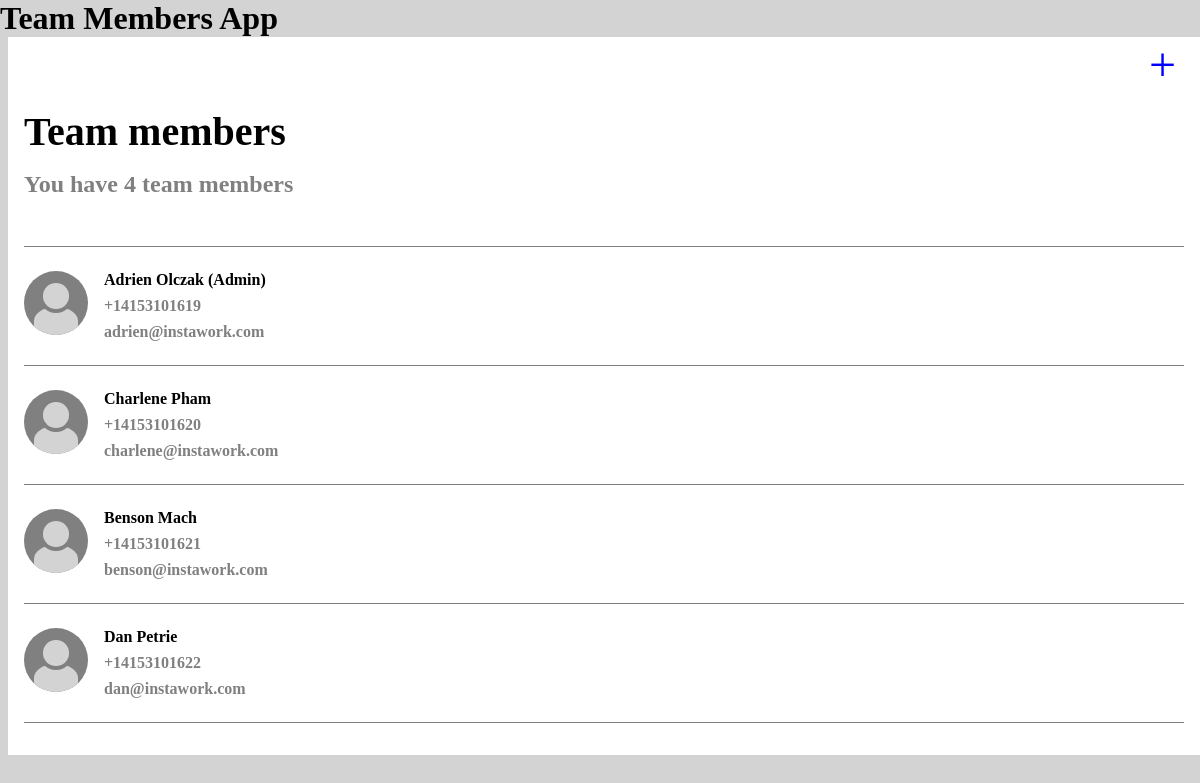
The app's page /, older data.
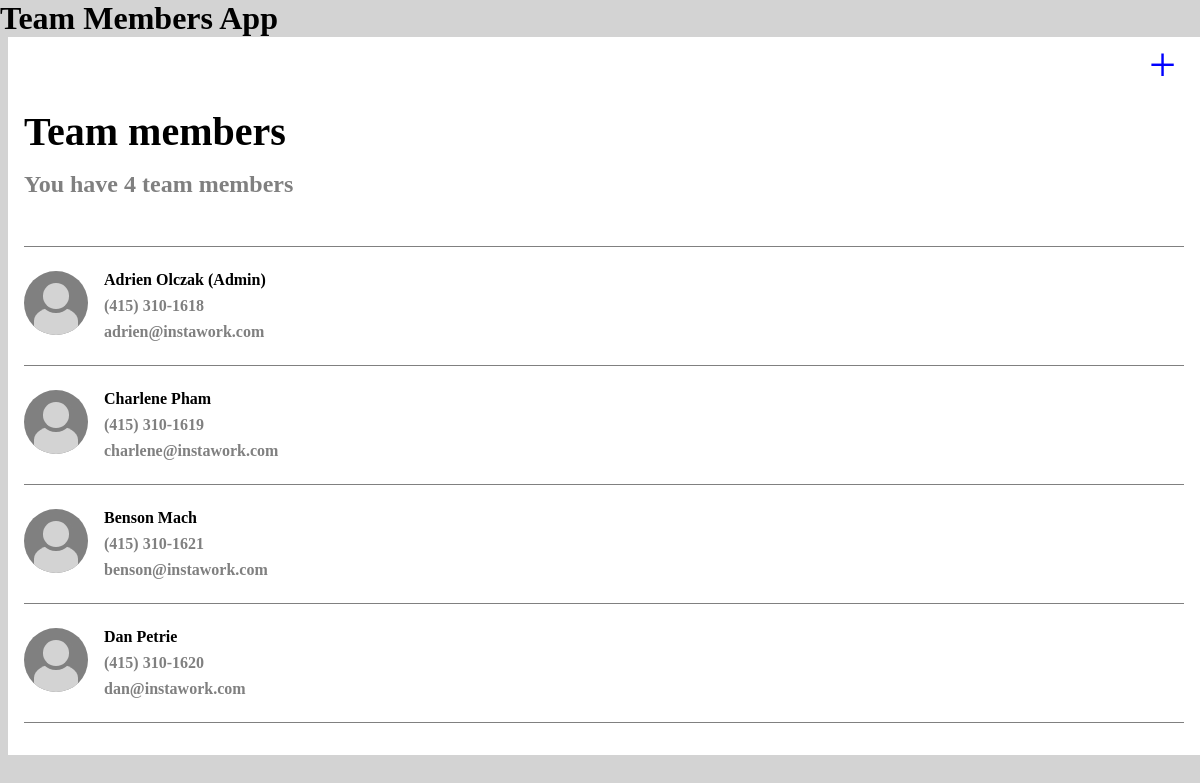
The same page, newer data.
### base/models.py (models this page shows, shortened)
class Member(models.Model):
    first_name = models.CharField(max_length=50)
    last_name = models.CharField(max_length=50)
    email = models.EmailField(max_length = 254)
    phone = PhoneNumberField(null=False, blank=False, unique=True, region='US')
    role = models.CharField(max_length=10, choices=ROLE_CHOICE, default=1)
    updated = models.DateTimeField(auto_now=True)
    created = models.DateTimeField(auto_now_add=True)
    class Meta:
        ordering = ['updated', 'created']

### base/views.py (the view)
# urls.py: path('', views.list, name="list"),
def list(request):
    team_members = Member.objects.values()
    context = {'team_members': team_members}
    return render(request, 'base/list.html', context)

### base/templates/base/list.html
{% extends 'main.html' %}
{% block content %}
<div class="list-container">
    <div class="plus-sign">
        <a href="{% url 'add' %}" class="plus-sign__icon">+</a>
    </div>
    <h3 class="list-container__title">Team members</h3>
    {% for member in team_members %}
        {% if forloop.last %}
            <h5 class="list-container__subtitle">You have {{forloop.counter}} team members</h5>
        {% endif %}
    {% endfor %}
    <div class="list-container__members">
        {% for member in team_members %}
        <div>
            <a href="{% url 'edit' member.id %}" class="list-container__member-link">
                <div class="avatar avatar--default default"></div>
                <div class="list-container__member">
                    <h5 class="list-container__name">{{member.first_name}} {{member.last_name}} {% if '2' in member.role %}(Admin){% endif %}</h5>
                    <h5 class="list-container__phone">{{member.phone}}</h5>
                    <h5 class="list-container__email">{{member.email}}</h5>
                </div>
            </a>
        </div>
        {% endfor %}
    </div>
</div>
{% endblock content %}

Row changes from the older to the newer data that the page shows:
changed Member "Dan": phone "+14153101622" → "(415) 310-1620"
changed Member "Adrien": phone "+14153101619" → "(415) 310-1618"
changed Member "Charlene": phone "+14153101620" → "(415) 310-1619"
changed Member "Benson": phone "+14153101621" → "(415) 310-1621"
